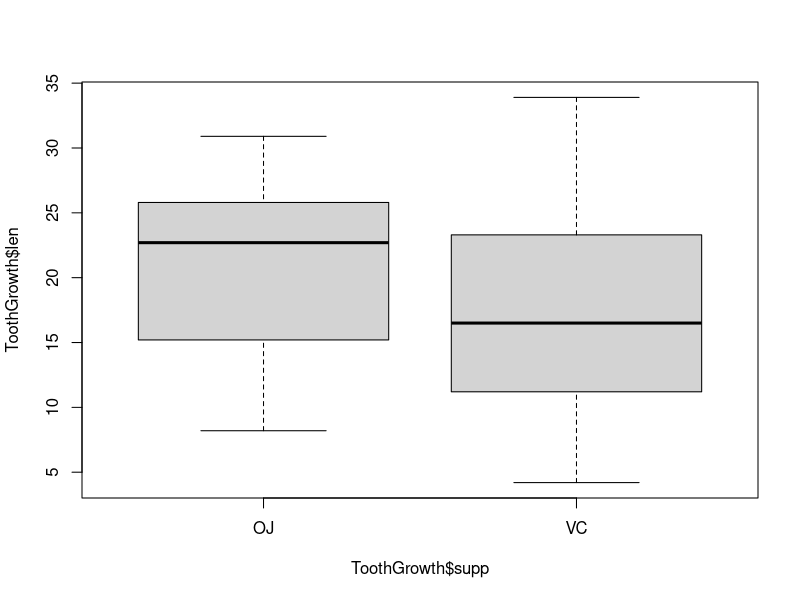

This figure's R source:
## ---- chunk 1
knitr::opts_chunk$set(echo = TRUE)
## ---- chunk 2
library(datasets)
head(ToothGrowth)
str(ToothGrowth)
## ---- chunk 3
summary(ToothGrowth)
## ---- chunk 4
boxplot(ToothGrowth$len~ToothGrowth$supp)
## ---- chunk 5
oj<-ToothGrowth[ToothGrowth$supp=="OJ",]
vc<-ToothGrowth[ToothGrowth$supp=="VC",]
ojt<-t.test(oj$len, alternative = "two.sided",conf.level = .8)$conf
vct<-t.test(vc$len, alternative = "two.sided",conf.level = .8)$conf
list("OJ interval"=ojt,"VC interval"=vct)
t.test(oj$len,vc$len)
## ---- chunk 6
half<-ToothGrowth[ToothGrowth$dose==0.5,]
one<-ToothGrowth[ToothGrowth$dose==1,]
two<-ToothGrowth[ToothGrowth$dose==2,]
ht<-t.test(half$len, alternative = "two.sided")$conf
ot<-t.test(one$len, alternative = "two.sided")$conf
tt<-t.test(two$len, alternative = "two.sided")$conf
list("Half dose interval"=ht,"One dose interval"=ot,"Two dose interval"=tt)
